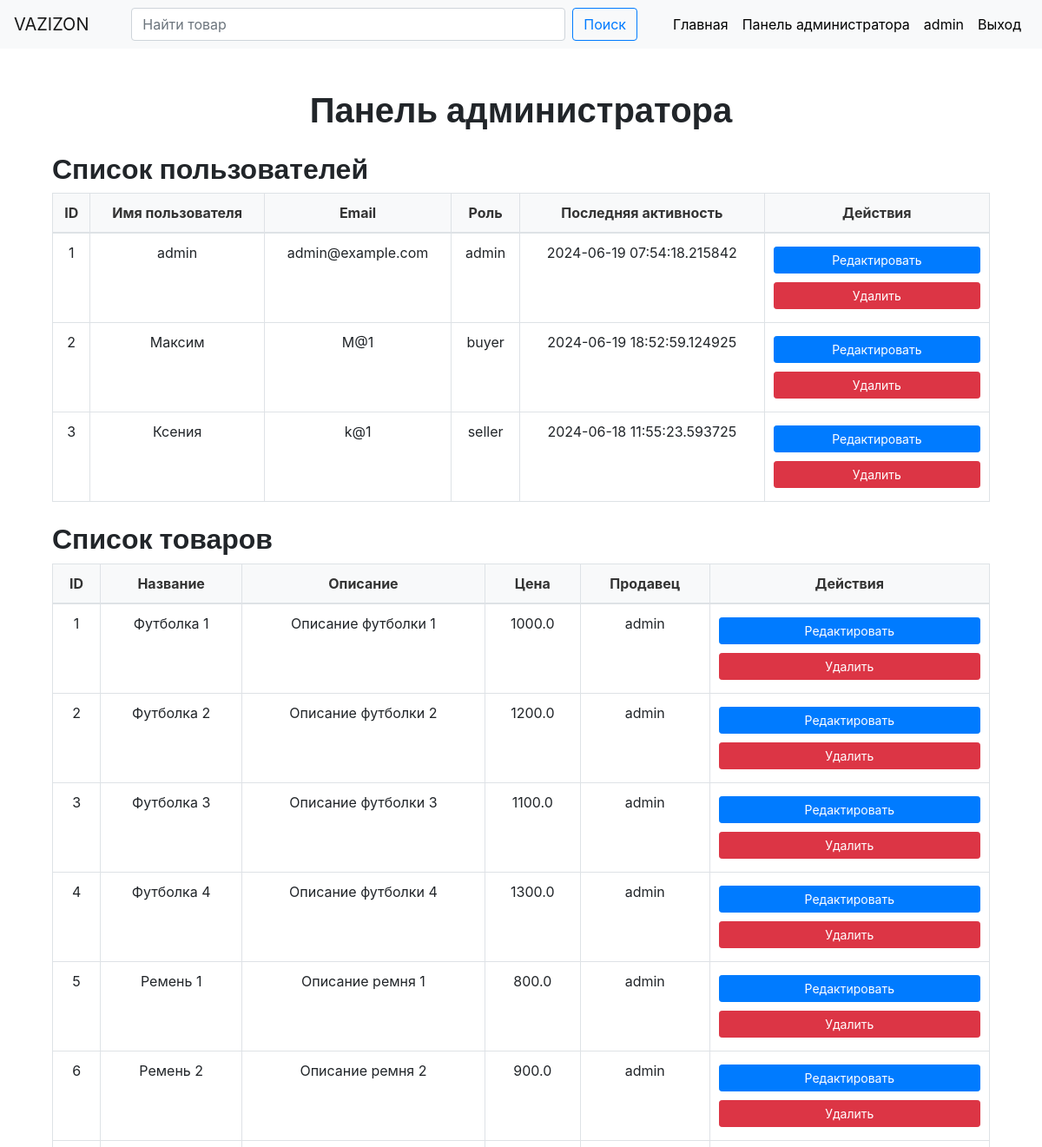
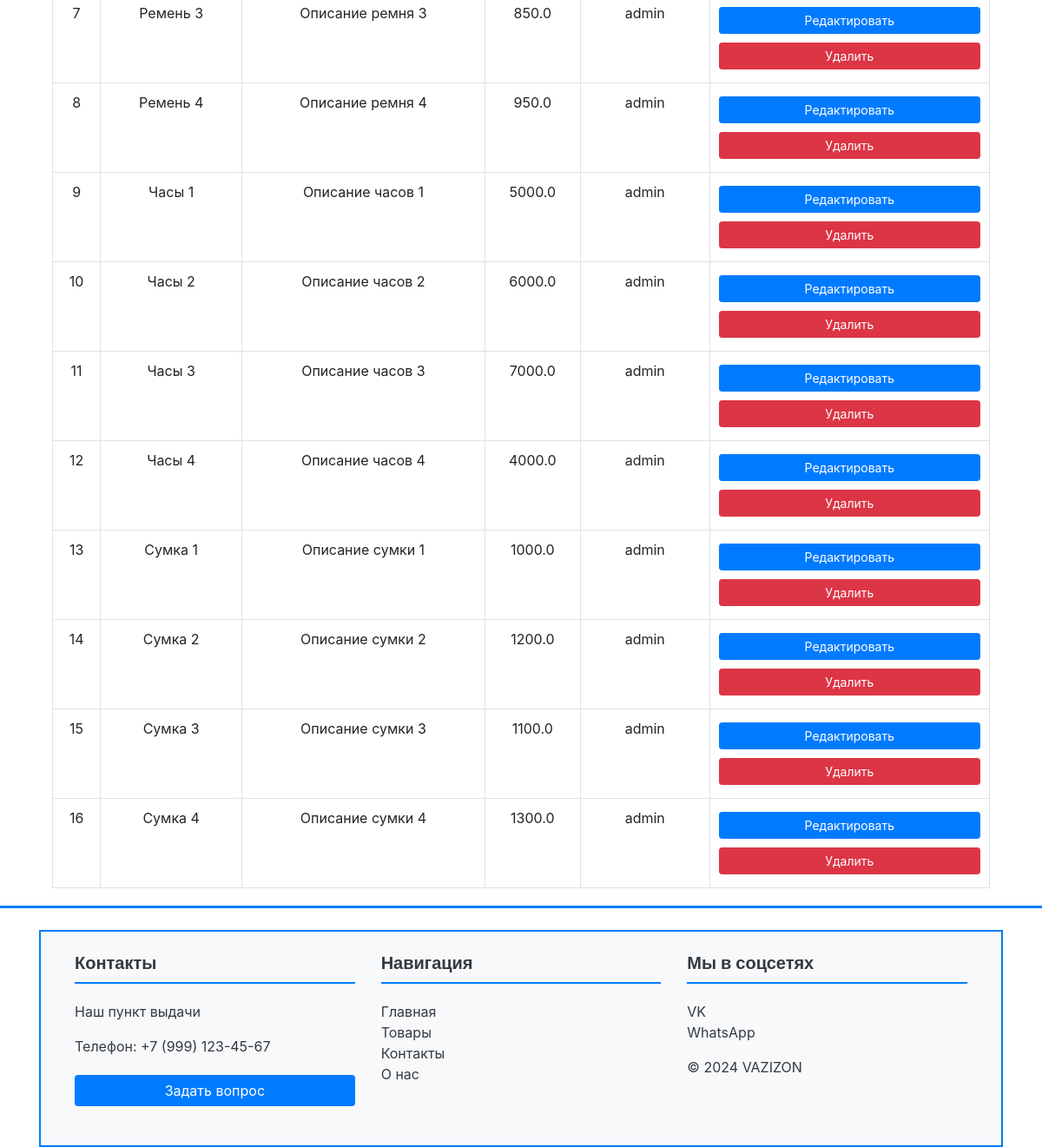
Screenshot of /admin_dashboard (signed in) with the database file from the repository (2 pictures, top to bottom).
### models.py (models this page shows, shortened)
class User(UserMixin, db.Model):
    id = db.Column(db.Integer, primary_key=True)
    username = db.Column(db.String(64), index=True, unique=True)
    email = db.Column(db.String(120), index=True, unique=True)
    password_hash = db.Column(db.String(128))
    role = db.Column(db.String(64), default='buyer')
    last_activity = db.Column(db.DateTime, default=datetime.utcnow)

class Product(db.Model):
    id = db.Column(db.Integer, primary_key=True)
    name = db.Column(db.String(64), index=True)
    short_description = db.Column(db.String(128))
    long_description = db.Column(db.Text)
    price = db.Column(db.Float)
    category = db.Column(db.String(64))
    image_url = db.Column(db.String(128))
    seller_id = db.Column(db.Integer, db.ForeignKey('user.id'))
    seller = db.relationship('User', backref='products')

### app.py (the view)
    @app.route('/admin_dashboard')
    @login_required
    def admin_dashboard():
        if current_user.role != 'admin':
            flash('У вас нет доступа к этой странице.', 'danger')
            return redirect(url_for('index'))
        users = User.query.all()
        products = Product.query.all()
        return render_template('admin_dashboard.html', users=users, products=products)

### templates/admin_dashboard.html (shortened to what this page needs)
{% extends "base.html" %}
{% block content %}
<div class="container mt-5">
    <h1 class="text-center">Панель администратора</h1>
    <div class="row mt-4">
        <div class="col-md-12">
            <h2>Список пользователей</h2>
            <table class="table table-bordered table-hover">
                <thead>
                    <tr>
                        <th>ID</th>
                        <th>Имя пользователя</th>
                        <th>Email</th>
                        <th>Роль</th>
                        <th>Последняя активность</th>
                        <th>Действия</th>
                    </tr>
                </thead>
                <tbody>
                    {% for user in users %}
                    <tr>
                        <td>{{ user.id }}</td>
                        <td>{{ user.username }}</td>
                        <td>{{ user.email }}</td>
                        <td>{{ user.role }}</td>
                        <td>{{ user.last_activity }}</td>
                        <td>
                            <a href="{{ url_for('edit_user', user_id=user.id) }}" class="btn btn-primary btn-sm">Редактировать</a>
                            <a href="{{ url_for('delete_user', user_id=user.id) }}" class="btn btn-danger btn-sm">Удалить</a>
                        </td>
                    </tr>
                    {% endfor %}
                </tbody>
            </table>
        </div>
    </div>
    <div class="row mt-4">
        <div class="col-md-12">
            <h2>Список товаров</h2>
            <table class="table table-bordered table-hover">
                <thead>
                    <tr>
                        <th>ID</th>
                        <th>Название</th>
                        <th>Описание</th>
                        <th>Цена</th>
                        <th>Продавец</th>
                        <th>Действия</th>
                    </tr>
                </thead>
                <tbody>
                    {% for product in products %}
                    <tr>
                        <td>{{ product.id }}</td>
                        <td>{{ product.name }}</td>
                        <td>{{ product.short_description }}</td>
                        <td>{{ product.price }}</td>
                        <td>{{ product.seller.username }}</td>
                        <td>
                            <a href="{{ url_for('edit_product', product_id=product.id) }}" class="btn btn-primary btn-sm">Редактировать</a>
                            <a href="{{ url_for('admin_delete_product', product_id=product.id) }}" class="btn btn-danger btn-sm">Удалить</a>
                        </td>
                    </tr>
                    {% endfor %}
                </tbody>
            </table>
        </div>
    </div>
</div>
{% endblock %}

### templates/base.html (shortened to what this page needs)
<!DOCTYPE html>
<html lang="ru">
<head>
    <link rel="stylesheet" href="https://stackpath.bootstrapcdn.com/bootstrap/4.5.2/css/bootstrap.min.css">
    <link rel="stylesheet" href="{{ url_for('static', filename='styles.css') }}">
</head>
<body>
<nav class="navbar navbar-expand-lg navbar-light bg-light">
    <a class="navbar-brand" href="{{ url_for('index') }}">VAZIZON</a>
    <div class="collapse navbar-collapse" id="navbarNav">
        <form class="form-inline d-flex justify-content-center w-100" action="{{ url_for('search') }}" method="GET">
            <input class="form-control mr-sm-2 search-bar" type="search" placeholder="Найти товар" aria-label="Поиск" name="q">
            <button class="btn btn-outline-custom my-2 my-sm-0" type="submit">Поиск</button>
        </form>
        <ul class="navbar-nav ml-auto">
            <li class="nav-item">
                <a class="nav-link" href="{{ url_for('index') }}">Главная</a>
            </li>
            {% if current_user.is_authenticated %}
                {% if current_user.role == 'buyer' %}
                    <li class="nav-item">
                        <a class="nav-link" href="{{ url_for('cart') }}">Корзина</a>
                    </li>
                    <li class="nav-item">
                        <a class="nav-link" href="{{ url_for('my_orders') }}">Мои заказы</a>
                    </li>
                {% elif current_user.role == 'seller' %}
                    <li class="nav-item">
                        <a class="nav-link" href="{{ url_for('my_products') }}">Мои товары</a>
                    </li>
                {% elif current_user.role == 'admin' %}
                    <li class="nav-item">
                        <a class="nav-link" href="{{ url_for('admin_dashboard') }}">Панель администратора</a>
                    </li>
                {% endif %}
                <li class="nav-item">
                    <a class="nav-link" href="{{ url_for('edit_profile') }}">{{ current_user.username }}</a>
                </li>
                <li class="nav-item">
                    <a class="nav-link" href="{{ url_for('logout') }}">Выход</a>
                </li>
            {% endif %}
        </ul>
    </div>
</nav>
<div class="container">
    {% block content %}{% endblock %}
    <div class="footer-divider"></div>
    <footer class="bg-light text-dark mt-5 p-4 border">
        <div class="container">
            <div class="row">
                <div class="col-md-4 mb-3">
                    <h5 class="font-weight-bold">Контакты</h5>
                    <p><a href="https://maps.google.com" class="text-dark" target="_blank">Наш пункт выдачи</a></p>
                    <p>Телефон: +7 (999) 123-45-67</p>
                    <button class="btn btn-primary">Задать вопрос</button>
                </div>
                <div class="col-md-4 mb-3">
                    <h5 class="font-weight-bold">Навигация</h5>
                    <ul class="list-unstyled">
                        <li><a href="#" class="text-dark">Главная</a></li>
                        <li><a href="#" class="text-dark">Товары</a></li>
                        <li><a href="#" class="text-dark">Контакты</a></li>
                        <li><a href="#" class="text-dark">О нас</a></li>
                    </ul>
                </div>
                <div class="col-md-4 mb-3">
                    <h5 class="font-weight-bold">Мы в соцсетях</h5>
                    <ul class="list-unstyled">
                        <li><a href="https://vk.com" class="text-dark" target="_blank">VK</a></li>
                        <li><a href="https://www.whatsapp.com" class="text-dark" target="_blank">WhatsApp</a></li>
                    </ul>
                    <p>&copy; 2024 VAZIZON</p>
                </div>
            </div>
        </div>
    </footer>
</div>
</body>
</html>

### styles.css (style rules this page uses)
h1, h2, h3, h4, h5, h6 { font-family: 'Roboto', sans-serif; font-weight: 700; }
.btn-primary { background-color: #007bff; border-color: #007bff; color: white; width: 100%; margin: 5px 0; }
.btn-danger { background-color: #dc3545; border-color: #dc3545; color: white; width: 100%; margin: 5px 0; }
.navbar .form-inline .search-bar { width: 100% !important; max-width: 500px !important; }
.btn-outline-custom { color: #007bff !important; border-color: #007bff !important; }
.table { width: 100%; margin: auto; border-collapse: collapse; }
.table th, .table td { text-align: center; padding: 10px; border: 1px solid #ddd; }
.table th { background-color: #f8f9fa; color: #333; }
.table-bordered th, .table-bordered td { border: 1px solid #dee2e6; }
.btn-danger { background-color: #dc3545; border-color: #dc3545; }
.navbar-nav { display: flex; flex-wrap: nowrap; }
.nav-link { white-space: nowrap; color: #000000 !important; }
footer { background-color: #ffffff; color: #ffffff; padding-top: 20px; padding-bottom: 20px; }
footer a { color: #ffffff; text-decoration: none; }
footer .btn-primary { background-color: #007bff; border: none; }
footer h5 { border-bottom: 2px solid #007bff; padding-bottom: 10px; margin-bottom: 20px; }
.border { border: 2px solid #007bff !important; }
.footer-divider { border-top: 3px solid #007bff; width: 100%; margin-bottom: 20px; margin-top: 20px; position: absolute; left: 0; }

### rows the page displays
User: username "admin", id "1", email "admin@example.com", role "admin", last_activity "2024-06-19 07:54:18.215842"
User: id "2", username "Максим", email "M@1", role "buyer", last_activity "2024-06-19 18:52:59.124925"
User: id "3", username "Ксения", email "k@1", role "seller", last_activity "2024-06-18 11:55:23.593725"
Product: id "1", name "Футболка 1", short_description "Описание футболки 1", price "1000.0", seller.username "admin"
Product: id "2", name "Футболка 2", short_description "Описание футболки 2", price "1200.0", seller.username "admin"
Product: id "3", name "Футболка 3", short_description "Описание футболки 3", price "1100.0", seller.username "admin"
Product: id "4", name "Футболка 4", short_description "Описание футболки 4", price "1300.0", seller.username "admin"
Product: id "5", name "Ремень 1", short_description "Описание ремня 1", price "800.0", seller.username "admin"
Product: id "6", name "Ремень 2", short_description "Описание ремня 2", price "900.0", seller.username "admin"
Product: id "7", name "Ремень 3", short_description "Описание ремня 3", price "850.0", seller.username "admin"
Product: id "8", name "Ремень 4", short_description "Описание ремня 4", price "950.0", seller.username "admin"
Product: id "9", name "Часы 1", short_description "Описание часов 1", price "5000.0", seller.username "admin"
Product: id "10", name "Часы 2", short_description "Описание часов 2", price "6000.0", seller.username "admin"
Product: id "11", name "Часы 3", short_description "Описание часов 3", price "7000.0", seller.username "admin"
Product: id "12", name "Часы 4", short_description "Описание часов 4", price "4000.0", seller.username "admin"
Product: id "13", name "Сумка 1", short_description "Описание сумки 1", price "1000.0", seller.username "admin"
Product: id "14", name "Сумка 2", short_description "Описание сумки 2", price "1200.0", seller.username "admin"
Product: id "15", name "Сумка 3", short_description "Описание сумки 3", price "1100.0", seller.username "admin"
Product: id "16", name "Сумка 4", short_description "Описание сумки 4", price "1300.0", seller.username "admin"
